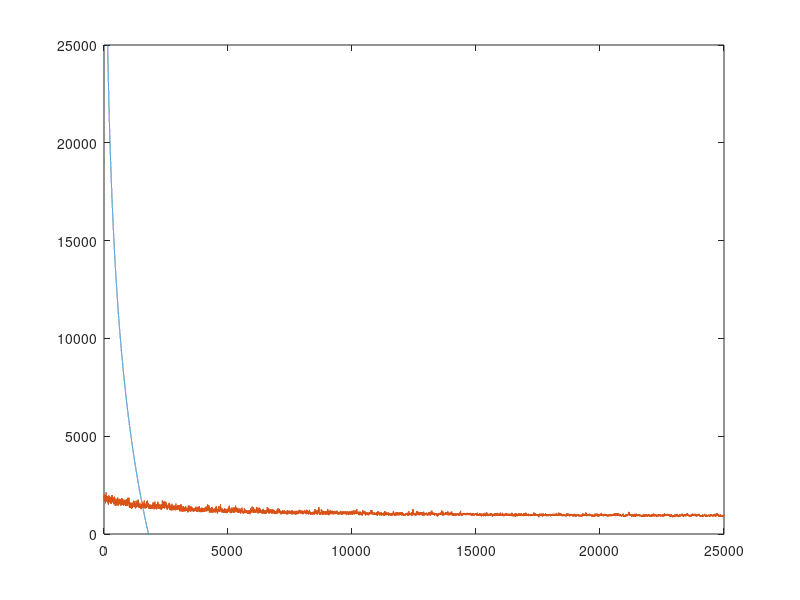

The MATLAB source for this figure: (Note: this script raises an error after producing the figure.)
clear all;
close all;
load('intSum.mat')

intSum = intSum(1011:end);

N = length(intSum);
x=1:N;
plot(intSum);
a=intSum(1);
b=-0.0001;
exp1 = a*exp(b*x);
hold;plot(exp1,'r');hold;
grid minor

plot(exp1,x,intSum')
bleach1 = fit(x',intSum,'exp2','StartPoint',[intSum(1) -0.001 intSum(1) 0])

a=bleach1.a;
b=bleach1.b;
c=bleach1.c;
d=bleach1.d;

bleachFit = a*exp(b*x) + c*exp(d*x);

plot(bleach1,x,intSum)
